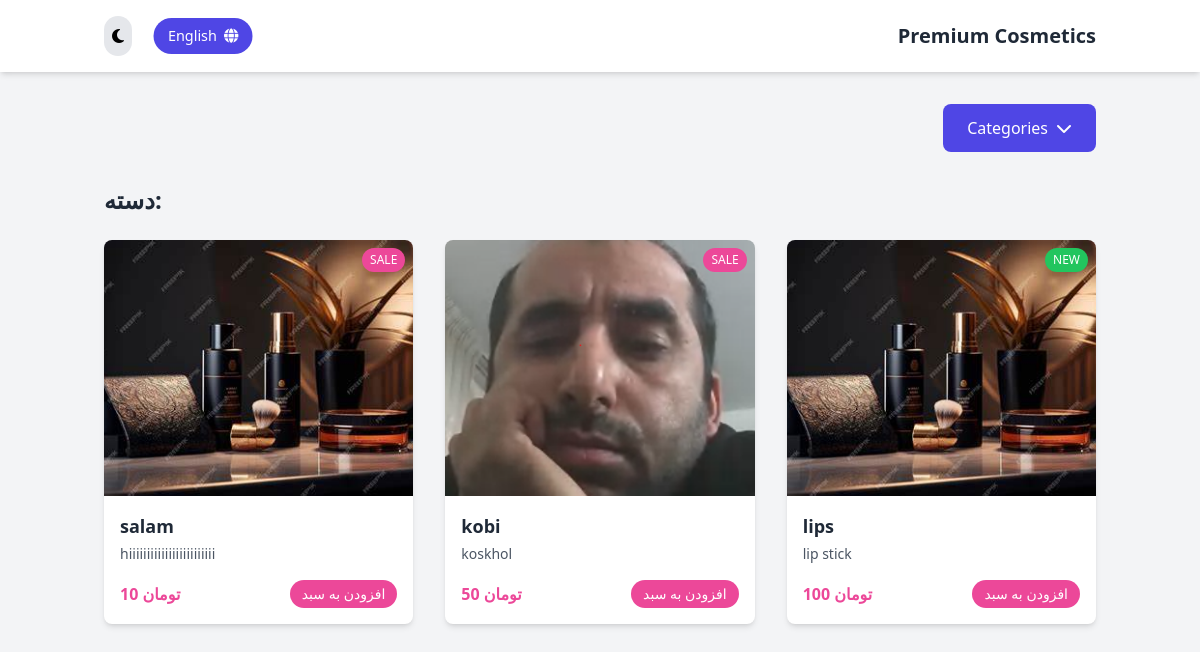
Screenshot of /allproducts/ with the database file from the repository.
### main/models.py (models this page shows, shortened)
class Product(models.Model):
    name = models.CharField(max_length=50)
    description = models.TextField()
    price = models.DecimalField(max_digits=12, default=0, decimal_places=0)
    category = models.ForeignKey(Category, on_delete=models.CASCADE)
    picture = models.ImageField(upload_to="upload/product/")
    is_sale = models.BooleanField(default=False)
    sale_price = models.DecimalField(default=0, decimal_places=0, max_digits=12)

### main/views.py (the view)
# urls.py: path("allproducts/",views.allproducts,name="allproducts"),
def allproducts(request):
    products = Product.objects.all()
    return render(
        request,
        "main/Category.html",
        {
            "products": products,
        },
    )

### cart/cart.py (called while the page is built)
    def __len__(self):
        return sum(item['quantity'] for item in self.cart.values())

### cart/context_processors.py (called while the page is built)
def cart(request):
    cart = Cart(request)
    return {
        'cart': cart,
        'cart_item_count': len(cart)
    }

### main/templates/main/Category.html (shortened to what this page needs)
<!DOCTYPE html>
<html lang="en" dir="ltr">
<head>
    <script src="https://cdn.tailwindcss.com"></script>
    <link rel="stylesheet" href="https://cdnjs.cloudflare.com/ajax/libs/font-awesome/6.4.0/css/all.min.css">
</head>
<body class="bg-gray-100 dark:bg-gray-900 transition-bg" data-theme="light">
    <header class="sticky top-0 z-50 bg-white dark:bg-gray-800 shadow-md transition-bg">
        <div class="container mx-auto px-4 py-4 flex justify-between items-center">
            <div class="flex items-center space-x-4 rtl:space-x-reverse">
                <button id="themeToggle" class="p-2 rounded-full bg-gray-200 dark:bg-gray-700">
                    <i class="fas fa-moon dark:hidden"></i>
                </button>
                <button id="languageToggle" class="language-toggle px-4 py-2 rounded-full bg-indigo-600 text-white flex items-center">
                    <span id="currentLanguage" class="font-medium">English</span>
                    <i class="fas fa-globe ml-2 rtl:ml-0 rtl:mr-2"></i>
                </button>
            </div>
            <h1 class="text-xl font-bold text-gray-800 dark:text-white" data-en="Premium Cosmetics" data-fa="لوازم آرایشی لوکس">Premium Cosmetics</h1>
        </div>
    </header>
    <main class="container mx-auto px-4 py-8">
        <div class="flex justify-end mb-8">
<div class="relative inline-block text-left">
    <button id="categoryDropdownButton" class="px-6 py-3 bg-indigo-600 text-white rounded-lg font-medium flex items-center">
        <span>Categories</span>
        <i class="fas fa-chevron-down ml-2"></i>
    </button>
</div>
        </div>
        <h2 class="text-2xl font-bold mb-6 text-gray-800 dark:text-white">
    دسته: {{ category.name }}
</h2>
       <div class="grid grid-cols-1 sm:grid-cols-2 lg:grid-cols-3 xl:grid-cols-4 gap-8">
    {% for product in products %}
        <a href="{% url 'product' product.pk %}" class="block">
            <div class="bg-white dark:bg-gray-700 rounded-lg shadow-md overflow-hidden hover:shadow-xl transition">
                <div class="relative">
                    <img src="{{ product.picture.url }}" alt="{{ product.name }}" class="w-full h-64 object-cover">
                    {% if product.is_sale %}
                        <div class="absolute top-2 right-2 bg-pink-500 text-white text-xs px-2 py-1 rounded-full">SALE</div>
                    {% else %}
                        <div class="absolute top-2 right-2 bg-green-500 text-white text-xs px-2 py-1 rounded-full">NEW</div>
                    {% endif %}
                </div>
                <div class="p-4">
                    <h3 class="text-lg font-semibold text-gray-800 dark:text-white">{{ product.name }}</h3>
                    <p class="text-gray-600 dark:text-gray-300 text-sm mt-1">{{ product.description|truncatewords:10 }}</p>
                    <div class="flex justify-between items-center mt-4">
                        {% if product.is_sale %}
                            <span class="text-pink-500 font-bold">{{ product.sale_price }} تومان</span>
                        {% else %}
                            <span class="text-pink-500 font-bold">{{ product.price }} تومان</span>
                        {% endif %}
                        <button class="text-white bg-pink-500 hover:bg-pink-600 px-3 py-1 rounded-full text-sm">افزودن به سبد</button>
                    </div>
                </div>
            </div>
        </a>
    {% empty %}
        <p class="text-center col-span-4 text-gray-500 dark:text-gray-300">محصولی یافت نشد.</p>
    {% endfor %}
</div>
</body>
</html>

### main/templates/main/Category.html (style rules this page uses)
.transition-bg { transition: background-color 0.3s ease, color 0.3s ease; }
.language-toggle { transform: scale(0.9); transition: transform 0.2s ease; }

### rows the page displays
Product: picture (picture), is_sale "SALE", name "salam", description "hiiiiiiiiiiiiiiiiiiiiiiii", sale_price "10"
Product: picture (picture), is_sale "SALE", name "kobi", description "koskhol", sale_price "50"
Product: picture (picture), is_sale "NEW", name "lips", description "lip stick", price "100"
